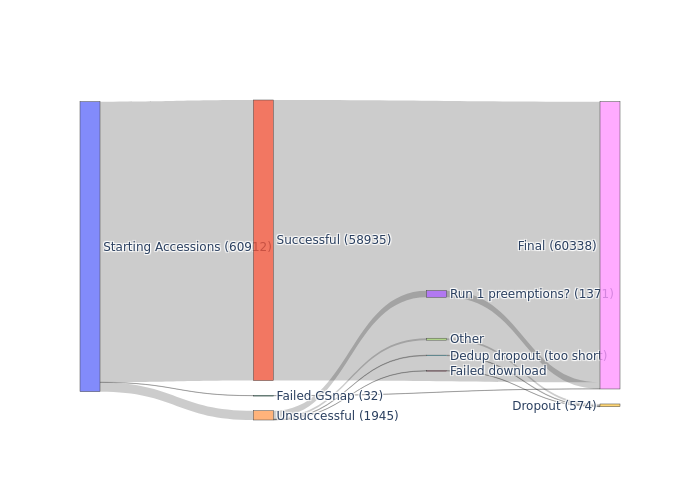

Write the Python code that produced this figure.
import plotly.graph_objects as go

NODES = dict( #    0                 1                          2        3       4           5
    label = ["Starting Accessions\n(60912)", # 0
             "Successful\n(58935)", # 1
             "Failed GSnap\n(32)", # 2
             "Run 1 preemptions?\n(1371)", # 3
             "Unsuccessful\n(1945)", # 4
             "Dedup dropout (too short)", # 5
             "Failed download", # 6
             "Other", # 7
             "Final\n(60338)", # 8
             "Dropout\n(574)", # 9
             ],
    pad = 15,
    thickness = 20,
    ) # color = ["seagreen","dodgerblue","orange", "gold", "silver","brown" ],
LINKS = dict(   source = [     0,  0,    0,  4,    4,  4,  4, 1, 2, 3, 5, 6, 7 ], # The origin or the source nodes of
                target = [     1,  2,    4,  3,    5,  6,  7, 8, 8, 8, 9, 9, 9 ], # The destination or the target
                value =  [ 58935, 32, 1945, 1371, 112, 57, 405, 58935, 32, 1371, 112, 57, 405 ], # The width (quantity) of the links
                # Color of the links
             )
data = go.Sankey(node = NODES, link = LINKS)
fig = go.Figure(data)
fig.write_image("sankey.png")
